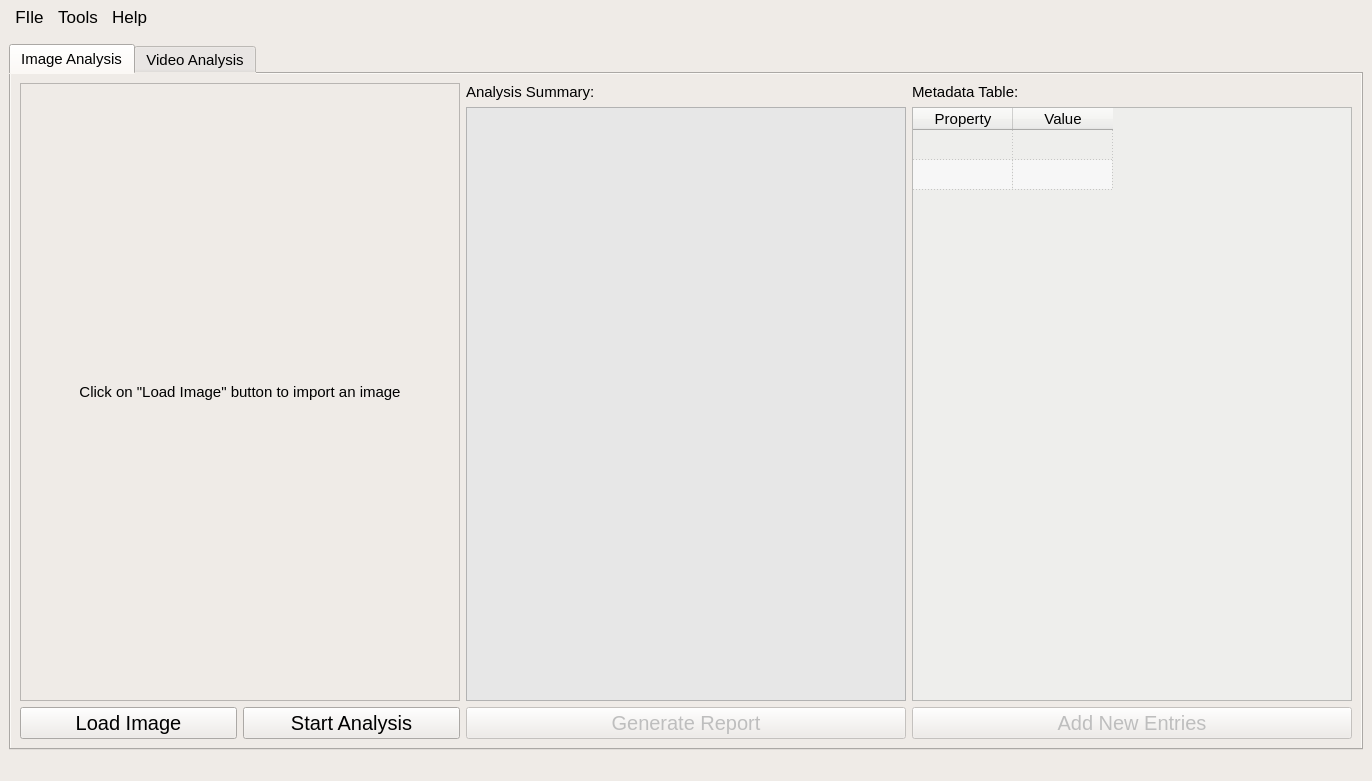
<?xml version="1.0" encoding="UTF-8"?>
<ui version="4.0">
 <class>MainWindow</class>
 <widget class="QMainWindow" name="MainWindow">
  <property name="geometry">
   <rect>
    <x>0</x>
    <y>0</y>
    <width>1372</width>
    <height>781</height>
   </rect>
  </property>
  <property name="minimumSize">
   <size>
    <width>720</width>
    <height>700</height>
   </size>
  </property>
  <property name="palette">
   <palette>
    <active>
     <colorrole role="WindowText">
      <brush brushstyle="SolidPattern">
       <color alpha="255">
        <red>73</red>
        <green>96</green>
        <blue>110</blue>
       </color>
      </brush>
     </colorrole>
     <colorrole role="Button">
      <brush brushstyle="SolidPattern">
       <color alpha="255">
        <red>239</red>
        <green>235</green>
        <blue>231</blue>
       </color>
      </brush>
     </colorrole>
     <colorrole role="Base">
      <brush brushstyle="SolidPattern">
       <color alpha="255">
        <red>239</red>
        <green>235</green>
        <blue>231</blue>
       </color>
      </brush>
     </colorrole>
     <colorrole role="Window">
      <brush brushstyle="SolidPattern">
       <color alpha="255">
        <red>239</red>
        <green>235</green>
        <blue>231</blue>
       </color>
      </brush>
     </colorrole>
    </active>
    <inactive>
     <colorrole role="WindowText">
      <brush brushstyle="SolidPattern">
       <color alpha="255">
        <red>0</red>
        <green>0</green>
        <blue>0</blue>
       </color>
      </brush>
     </colorrole>
     <colorrole role="Button">
      <brush brushstyle="SolidPattern">
       <color alpha="255">
        <red>239</red>
        <green>235</green>
        <blue>231</blue>
       </color>
      </brush>
     </colorrole>
     <colorrole role="Base">
      <brush brushstyle="SolidPattern">
       <color alpha="255">
        <red>239</red>
        <green>235</green>
        <blue>231</blue>
       </color>
      </brush>
     </colorrole>
     <colorrole role="Window">
      <brush brushstyle="SolidPattern">
       <color alpha="255">
        <red>239</red>
        <green>235</green>
        <blue>231</blue>
       </color>
      </brush>
     </colorrole>
    </inactive>
    <disabled>
     <colorrole role="WindowText">
      <brush brushstyle="SolidPattern">
       <color alpha="255">
        <red>120</red>
        <green>120</green>
        <blue>120</blue>
       </color>
      </brush>
     </colorrole>
     <colorrole role="Button">
      <brush brushstyle="SolidPattern">
       <color alpha="255">
        <red>239</red>
        <green>235</green>
        <blue>231</blue>
       </color>
      </brush>
     </colorrole>
     <colorrole role="Base">
      <brush brushstyle="SolidPattern">
       <color alpha="255">
        <red>239</red>
        <green>235</green>
        <blue>231</blue>
       </color>
      </brush>
     </colorrole>
     <colorrole role="Window">
      <brush brushstyle="SolidPattern">
       <color alpha="255">
        <red>239</red>
        <green>235</green>
        <blue>231</blue>
       </color>
      </brush>
     </colorrole>
    </disabled>
   </palette>
  </property>
  <property name="windowTitle">
   <string>VED²</string>
  </property>
  <property name="autoFillBackground">
   <bool>false</bool>
  </property>
  <property name="styleSheet">
   <string notr="true">background-color: rgb(239, 235, 231);</string>
  </property>
  <widget class="QWidget" name="centralwidget">
   <property name="minimumSize">
    <size>
     <width>719</width>
     <height>700</height>
    </size>
   </property>
   <property name="styleSheet">
    <string notr="true"/>
   </property>
   <layout class="QGridLayout" name="gridLayout">
    <item row="0" column="0">
     <widget class="QTabWidget" name="tabWidget">
      <property name="sizePolicy">
       <sizepolicy hsizetype="Preferred" vsizetype="Preferred">
        <horstretch>1</horstretch>
        <verstretch>1</verstretch>
       </sizepolicy>
      </property>
      <property name="styleSheet">
       <string notr="true">font-size:15px</string>
      </property>
      <property name="currentIndex">
       <number>0</number>
      </property>
      <widget class="QWidget" name="imageTab">
       <attribute name="title">
        <string>Image Analysis</string>
       </attribute>
       <layout class="QGridLayout" name="gridLayout_2">
        <item row="0" column="0">
         <layout class="QGridLayout" name="Image_GridLayout">
          <item row="1" column="0">
           <widget class="QPushButton" name="loadImage">
            <property name="cursor">
             <cursorShape>PointingHandCursor</cursorShape>
            </property>
            <property name="toolTip">
             <string>Load image from disk for analysis.</string>
            </property>
            <property name="styleSheet">
             <string notr="true">font-size:20px</string>
            </property>
            <property name="text">
             <string>Load Image</string>
            </property>
           </widget>
          </item>
          <item row="1" column="1">
           <widget class="QPushButton" name="analyseImage">
            <property name="toolTip">
             <string>Start image analysis</string>
            </property>
            <property name="statusTip">
             <string/>
            </property>
            <property name="styleSheet">
             <string notr="true">font-size:20px</string>
            </property>
            <property name="text">
             <string>Start Analysis</string>
            </property>
           </widget>
          </item>
          <item row="0" column="0" colspan="2">
           <widget class="QLabel" name="label">
            <property name="focusPolicy">
             <enum>Qt::StrongFocus</enum>
            </property>
            <property name="toolTip">
             <string>Image will be displayed here.</string>
            </property>
            <property name="toolTipDuration">
             <number>3</number>
            </property>
            <property name="statusTip">
             <string/>
            </property>
            <property name="styleSheet">
             <string notr="true"/>
            </property>
            <property name="frameShape">
             <enum>QFrame::StyledPanel</enum>
            </property>
            <property name="text">
             <string>Click on &quot;Load Image&quot; button to import an image</string>
            </property>
            <property name="alignment">
             <set>Qt::AlignCenter</set>
            </property>
           </widget>
          </item>
         </layout>
        </item>
        <item row="0" column="1">
         <layout class="QGridLayout" name="Analysis_GridLayout">
          <item row="1" column="0" colspan="2">
           <widget class="QListView" name="analysisView">
            <property name="sizePolicy">
             <sizepolicy hsizetype="Preferred" vsizetype="Preferred">
              <horstretch>0</horstretch>
              <verstretch>1</verstretch>
             </sizepolicy>
            </property>
            <property name="toolTip">
             <string>Analysis Results are sumarized here.</string>
            </property>
            <property name="statusTip">
             <string/>
            </property>
            <property name="whatsThis">
             <string/>
            </property>
            <property name="styleSheet">
             <string notr="true">background-color: rgb(231, 231, 231);</string>
            </property>
           </widget>
          </item>
          <item row="3" column="0" colspan="2">
           <widget class="QPushButton" name="generateReport">
            <property name="enabled">
             <bool>false</bool>
            </property>
            <property name="cursor">
             <cursorShape>ForbiddenCursor</cursorShape>
            </property>
            <property name="toolTip">
             <string>Generate analysis report.</string>
            </property>
            <property name="styleSheet">
             <string notr="true">font-size:20px</string>
            </property>
            <property name="text">
             <string>Generate Report</string>
            </property>
           </widget>
          </item>
          <item row="0" column="0" colspan="2">
           <widget class="QLabel" name="analysisHeading">
            <property name="sizePolicy">
             <sizepolicy hsizetype="Minimum" vsizetype="Minimum">
              <horstretch>0</horstretch>
              <verstretch>0</verstretch>
             </sizepolicy>
            </property>
            <property name="text">
             <string>Analysis Summary:</string>
            </property>
           </widget>
          </item>
         </layout>
        </item>
        <item row="0" column="2">
         <layout class="QVBoxLayout" name="Table_verticalLayout">
          <item>
           <widget class="QLabel" name="MetadataHeading">
            <property name="sizePolicy">
             <sizepolicy hsizetype="Minimum" vsizetype="Minimum">
              <horstretch>0</horstretch>
              <verstretch>0</verstretch>
             </sizepolicy>
            </property>
            <property name="frameShape">
             <enum>QFrame::NoFrame</enum>
            </property>
            <property name="text">
             <string>Metadata Table:</string>
            </property>
            <property name="wordWrap">
             <bool>false</bool>
            </property>
           </widget>
          </item>
          <item>
           <widget class="QTableWidget" name="Metadata_table">
            <property name="enabled">
             <bool>true</bool>
            </property>
            <property name="sizePolicy">
             <sizepolicy hsizetype="Preferred" vsizetype="Preferred">
              <horstretch>1</horstretch>
              <verstretch>1</verstretch>
             </sizepolicy>
            </property>
            <property name="toolTip">
             <string>Metadata table shown here.</string>
            </property>
            <property name="toolTipDuration">
             <number>3</number>
            </property>
            <property name="styleSheet">
             <string notr="true">background-color: rgb(238, 238, 236);</string>
            </property>
            <property name="sizeAdjustPolicy">
             <enum>QAbstractScrollArea::AdjustToContents</enum>
            </property>
            <property name="alternatingRowColors">
             <bool>true</bool>
            </property>
            <property name="horizontalScrollMode">
             <enum>QAbstractItemView::ScrollPerPixel</enum>
            </property>
            <property name="showGrid">
             <bool>true</bool>
            </property>
            <property name="gridStyle">
             <enum>Qt::DotLine</enum>
            </property>
            <property name="wordWrap">
             <bool>true</bool>
            </property>
            <attribute name="horizontalHeaderVisible">
             <bool>true</bool>
            </attribute>
            <attribute name="horizontalHeaderCascadingSectionResizes">
             <bool>false</bool>
            </attribute>
            <attribute name="verticalHeaderVisible">
             <bool>false</bool>
            </attribute>
            <row>
             <property name="text">
              <string>New Row</string>
             </property>
            </row>
            <row>
             <property name="text">
              <string>New Row</string>
             </property>
            </row>
            <column>
             <property name="text">
              <string>Property</string>
             </property>
            </column>
            <column>
             <property name="text">
              <string>Value</string>
             </property>
            </column>
           </widget>
          </item>
          <item>
           <widget class="QPushButton" name="addNewEntries">
            <property name="enabled">
             <bool>false</bool>
            </property>
            <property name="cursor">
             <cursorShape>ForbiddenCursor</cursorShape>
            </property>
            <property name="toolTip">
             <string>Insert row for new metadata entries</string>
            </property>
            <property name="styleSheet">
             <string notr="true">font-size:20px</string>
            </property>
            <property name="text">
             <string>Add New Entries</string>
            </property>
           </widget>
          </item>
         </layout>
        </item>
       </layout>
      </widget>
      <widget class="QWidget" name="videoTab">
       <attribute name="title">
        <string>Video Analysis</string>
       </attribute>
       <widget class="QWidget" name="layoutWidget_4">
        <property name="geometry">
         <rect>
          <x>10</x>
          <y>10</y>
          <width>741</width>
          <height>661</height>
         </rect>
        </property>
        <layout class="QGridLayout" name="Video_GridLayout">
         <item row="6" column="0">
          <widget class="QPushButton" name="loadVideo">
           <property name="cursor">
            <cursorShape>PointingHandCursor</cursorShape>
           </property>
           <property name="toolTip">
            <string>Load image from disk for analysis.</string>
           </property>
           <property name="styleSheet">
            <string notr="true">font-size:20px</string>
           </property>
           <property name="text">
            <string>Load Video</string>
           </property>
          </widget>
         </item>
         <item row="6" column="1">
          <widget class="QPushButton" name="analyseVideo">
           <property name="toolTip">
            <string>Start image analysis</string>
           </property>
           <property name="statusTip">
            <string/>
           </property>
           <property name="styleSheet">
            <string notr="true">font-size:20px</string>
           </property>
           <property name="text">
            <string>Analyse</string>
           </property>
          </widget>
         </item>
         <item row="0" column="0" colspan="2">
          <widget class="QLabel" name="videoCanvas">
           <property name="focusPolicy">
            <enum>Qt::StrongFocus</enum>
           </property>
           <property name="toolTip">
            <string>Image will be displayed here.</string>
           </property>
           <property name="toolTipDuration">
            <number>-1</number>
           </property>
           <property name="statusTip">
            <string/>
           </property>
           <property name="styleSheet">
            <string notr="true"/>
           </property>
           <property name="frameShape">
            <enum>QFrame::StyledPanel</enum>
           </property>
           <property name="text">
            <string>Click on &quot;Load Video&quot; button to import a video</string>
           </property>
           <property name="alignment">
            <set>Qt::AlignCenter</set>
           </property>
          </widget>
         </item>
         <item row="1" column="0" colspan="2">
          <widget class="QSlider" name="videoSeeker">
           <property name="orientation">
            <enum>Qt::Horizontal</enum>
           </property>
          </widget>
         </item>
         <item row="2" column="0">
          <widget class="QPushButton" name="playVideo">
           <property name="enabled">
            <bool>false</bool>
           </property>
           <property name="text">
            <string>Play</string>
           </property>
          </widget>
         </item>
         <item row="2" column="1">
          <widget class="QPushButton" name="pauseVideo">
           <property name="enabled">
            <bool>false</bool>
           </property>
           <property name="text">
            <string>Pause</string>
           </property>
          </widget>
         </item>
        </layout>
       </widget>
       <widget class="QWidget" name="layoutWidget_5">
        <property name="geometry">
         <rect>
          <x>770</x>
          <y>10</y>
          <width>561</width>
          <height>661</height>
         </rect>
        </property>
        <layout class="QGridLayout" name="Analysis_GridLayout_Video">
         <item row="1" column="0" colspan="2">
          <widget class="QListView" name="analysisView_Video">
           <property name="sizePolicy">
            <sizepolicy hsizetype="Preferred" vsizetype="Preferred">
             <horstretch>0</horstretch>
             <verstretch>1</verstretch>
            </sizepolicy>
           </property>
           <property name="toolTip">
            <string>Analysis Results are sumarized here.</string>
           </property>
           <property name="statusTip">
            <string/>
           </property>
           <property name="whatsThis">
            <string/>
           </property>
           <property name="styleSheet">
            <string notr="true">background-color: rgb(231, 231, 231);</string>
           </property>
          </widget>
         </item>
         <item row="3" column="0" colspan="2">
          <widget class="QPushButton" name="generateReport_Video">
           <property name="enabled">
            <bool>false</bool>
           </property>
           <property name="cursor">
            <cursorShape>ForbiddenCursor</cursorShape>
           </property>
           <property name="toolTip">
            <string>Generate analysis report.</string>
           </property>
           <property name="styleSheet">
            <string notr="true">font-size:20px</string>
           </property>
           <property name="text">
            <string>Generate Report</string>
           </property>
          </widget>
         </item>
         <item row="0" column="0" colspan="2">
          <widget class="QLabel" name="AnalysisHeading">
           <property name="sizePolicy">
            <sizepolicy hsizetype="Minimum" vsizetype="Minimum">
             <horstretch>0</horstretch>
             <verstretch>0</verstretch>
            </sizepolicy>
           </property>
           <property name="text">
            <string>Analysis Summary:</string>
           </property>
          </widget>
         </item>
        </layout>
       </widget>
      </widget>
     </widget>
    </item>
   </layout>
  </widget>
  <widget class="QMenuBar" name="menubar">
   <property name="geometry">
    <rect>
     <x>0</x>
     <y>0</y>
     <width>1372</width>
     <height>35</height>
    </rect>
   </property>
   <property name="styleSheet">
    <string notr="true">font-size:17px; padding: 5px</string>
   </property>
   <widget class="QMenu" name="menuFIle">
    <property name="title">
     <string>FIle</string>
    </property>
    <addaction name="actionImport_Image"/>
    <addaction name="actionExport_Image"/>
    <addaction name="actionSave_Metadata"/>
    <addaction name="actionExit"/>
   </widget>
   <widget class="QMenu" name="menuTools">
    <property name="title">
     <string>Tools</string>
    </property>
    <addaction name="actionDetect_Vehicles"/>
    <addaction name="actionDetect_Lanes"/>
    <addaction name="actionAnalyse_Detections"/>
   </widget>
   <widget class="QMenu" name="menuHelp">
    <property name="title">
     <string>Help</string>
    </property>
    <addaction name="actionDocumentation"/>
    <addaction name="actionRepository"/>
    <addaction name="actionAbout"/>
   </widget>
   <addaction name="menuFIle"/>
   <addaction name="menuTools"/>
   <addaction name="menuHelp"/>
  </widget>
  <widget class="QStatusBar" name="statusbar"/>
  <action name="actionImport_Image">
   <property name="text">
    <string>Import Image</string>
   </property>
   <property name="statusTip">
    <string>Select and image for analysis</string>
   </property>
   <property name="shortcut">
    <string>Ctrl+O</string>
   </property>
  </action>
  <action name="actionExport_Image">
   <property name="text">
    <string>Export Image</string>
   </property>
   <property name="statusTip">
    <string>Save the displayed image to disk</string>
   </property>
   <property name="shortcut">
    <string>Ctrl+S</string>
   </property>
  </action>
  <action name="actionSave_Metadata">
   <property name="text">
    <string>Save Metadata</string>
   </property>
   <property name="shortcut">
    <string>Ctrl+Alt+S</string>
   </property>
  </action>
  <action name="actionExit">
   <property name="text">
    <string>Exit</string>
   </property>
   <property name="shortcut">
    <string>Alt+E</string>
   </property>
  </action>
  <action name="actionDetect_Vehicles">
   <property name="text">
    <string>Detect Vehicles</string>
   </property>
   <property name="statusTip">
    <string>Detect Vehicles and draw bounding boxes around detections.</string>
   </property>
   <property name="shortcut">
    <string>Ctrl+Alt+V</string>
   </property>
  </action>
  <action name="actionDetect_Lanes">
   <property name="text">
    <string>Detect Lanes</string>
   </property>
   <property name="statusTip">
    <string>Detect Lane marking and highlight them.</string>
   </property>
   <property name="shortcut">
    <string>Ctrl+Alt+L</string>
   </property>
  </action>
  <action name="actionAnalyse_Detections">
   <property name="text">
    <string>Analyse Detections</string>
   </property>
   <property name="statusTip">
    <string>Infer relevant information from the detections</string>
   </property>
   <property name="shortcut">
    <string>Ctrl+Alt+A</string>
   </property>
  </action>
  <action name="actionDocumentation">
   <property name="text">
    <string>Documentation</string>
   </property>
  </action>
  <action name="actionRepository">
   <property name="text">
    <string>Repository</string>
   </property>
  </action>
  <action name="actionAbout">
   <property name="text">
    <string>About</string>
   </property>
  </action>
 </widget>
 <resources/>
 <connections/>
</ui>
